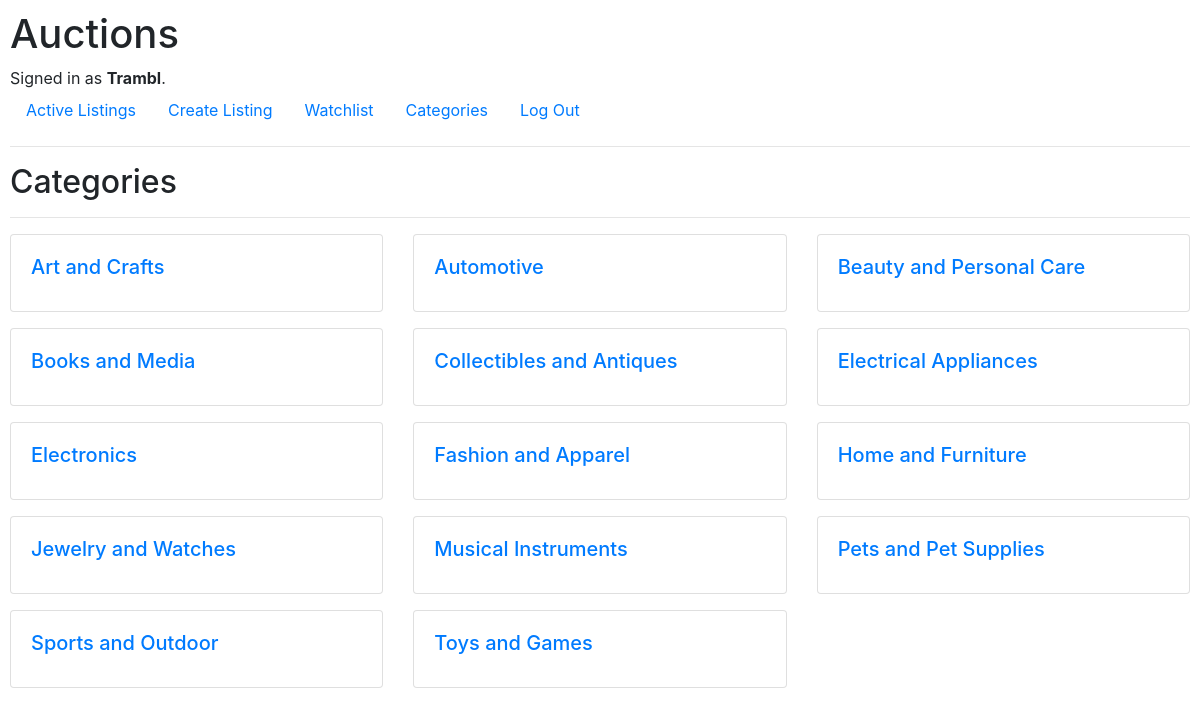
The page /categories (signed in) on the database its author committed.
### auctions/models.py (models this page shows, shortened)
class User(AbstractUser):
    pass

class Category(models.Model):
    category = models.CharField(unique=True, max_length=64)

### auctions/views.py (the view)
# urls.py: path("categories", views.categories, name="categories"),
def categories(request):
    return render(request, "auctions/categories.html", {
            "categories": Category.objects.all().order_by('category')
        })

### auctions/templates/auctions/categories.html
{% extends "auctions/layout.html" %}
{% load humanize %}
{% block body %}
    <h2>Categories</h2>
    <hr>
    <div class="row">
        {% for category in categories %}
            <div class="col-md-4 mb-3">
                <a href="{% url 'filtered' category=category.category%}" class="card clickable-card">
                    <div class="card-body">
                        <h5 class="card-title">{{ category.category }}</h5>
                    </div>
                </a>
            </div>
        {% endfor %}
    </div>
{% endblock %}

### auctions/templates/auctions/layout.html (shortened to what this page needs)
{% load static %}
<!DOCTYPE html>
<html lang="en">
    <head>
        <link rel="stylesheet" href="https://stackpath.bootstrapcdn.com/bootstrap/4.4.1/css/bootstrap.min.css">
        <link href="{% static 'auctions/styles.css' %}" rel="stylesheet">
    </head>
    <body>
        <h1>Auctions</h1>
        <div>
            {% if user.is_authenticated %}
                Signed in as <strong>{{ user.username }}</strong>.
            {% else %}
                Not signed in.
            {% endif %}
        </div>
        <ul class="nav">
            <li class="nav-item">
                <a class="nav-link" href="{% url 'index' %}">Active Listings</a>
            </li>
            {% if user.is_authenticated %}
                <li class="nav-item">
                    <a class="nav-link" href="{% url 'create_listing' %}">Create Listing</a>
                </li>
                <li class="nav-item">
                    <a class="nav-link" href="{% url 'watchlist' %}">Watchlist</a>
                </li>
                <li class="nav-item">
                    <a class="nav-link" href="{% url 'categories' %}">Categories</a>
                </li>
                <li class="nav-item">
                    <a class="nav-link" href="{% url 'logout' %}">Log Out</a>
                </li>
            {% endif %}
        </ul>
        <hr>
        {% block body %}
        {% endblock %}
    </body>
</html>

### auctions/static/auctions/styles.css (style rules this page uses)
body { padding: 10px; }

### rows shown on the page
User: username "Trambl"
Category: category "Art and Crafts"
Category: category "Automotive"
Category: category "Beauty and Personal Care"
Category: category "Books and Media"
Category: category "Collectibles and Antiques"
Category: category "Electrical Appliances"
Category: category "Electronics"
Category: category "Fashion and Apparel"
Category: category "Home and Furniture"
Category: category "Jewelry and Watches"
Category: category "Musical Instruments"
Category: category "Pets and Pet Supplies"
Category: category "Sports and Outdoor"
Category: category "Toys and Games"
